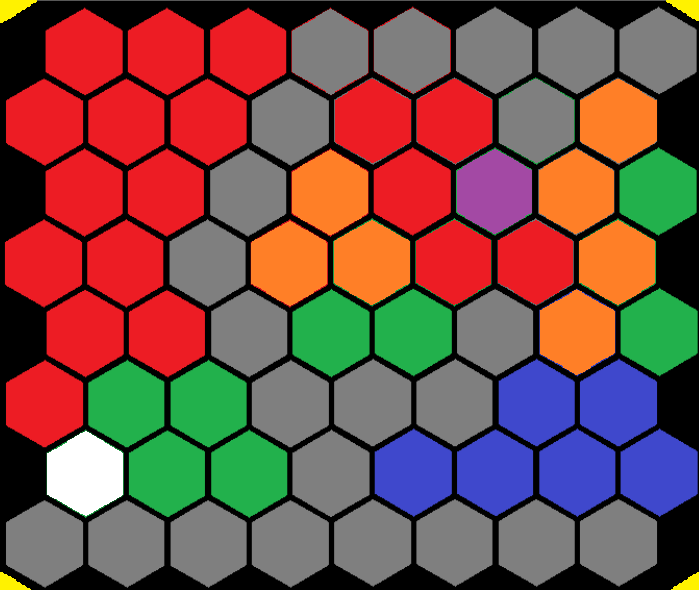
#> input picture prototyping/OpenCv/all_color_terrain.png, 699 x 590 px
$ python homography_automated.py   (older library calls are emulated)
#> lines starting #> are read from the running program, lines starting #| are printed output that depends on the picture; after the words box and inside, x2 and y2 are one past the last pixel; in counts of white or black regions, pixels touching at a corner belong together
### prototyping/OpenCv/four_corners.py
# USAGE
# python detect_shapes.py --image shapes_and_colors.png

# import the necessary packages
from pyimagesearch.shapedetector import ShapeDetector
import imutils
import numpy as np
import cv2


def four_points(image):


    four = {}
    four['points'] = []
    four_corners = []

    # load the image and resize it to a smaller factor so that
    # the shapes can be approximated better
    resized = imutils.resize(image, width=300)
    ratio = image.shape[0] / float(resized.shape[0])

    # convert the resized image to grayscale, blur it slightly,
    # and threshold it
    gray = cv2.cvtColor(resized, cv2.COLOR_BGR2GRAY)
    blurred = cv2.GaussianBlur(gray, (5, 5), 0)
    thresh = cv2.threshold(blurred, 60, 255, cv2.THRESH_BINARY)[1]

    # find contours in the thresholded image and initialize the
    # shape detector

    cnts = cv2.findContours(thresh.copy(), cv2.RETR_EXTERNAL,
                         cv2.CHAIN_APPROX_SIMPLE)
    cnts = cnts[0] if imutils.is_cv2() else cnts[1]
    sd = ShapeDetector()

    #    loop over the contours
    for c in cnts:
        # compute the center of the contour, then detect the name of the
        # shape using only the contour
        M = cv2.moments(c)
        cX = int((M["m10"] / M["m00"]) * ratio)
        cY = int((M["m01"] / M["m00"]) * ratio)
        shape = sd.detect(c)
        if shape == "triangle":
            # multiply the contour (x, y)-coordinates by the resize ratio,
            # then draw the contours and the name of the shape on the image
            c = c.astype("float")
            c *= ratio
            c = c.astype("int")
            px = image[cY, cX]
            # print(px)

            cv2.drawContours(image, [c], -1, (0, 255, 0), 2)
            cv2.circle(image, (cX, cY), 7, (255, 255, 255), -1)
            cv2.putText(image, shape, (cX, cY), cv2.FONT_HERSHEY_SIMPLEX,
                    0.5, (255, 255, 255), 2)
            # print(cX, cY)

            if len(four_corners) < 4:
                four_corners.append([cX, cY])

                print(four_corners)
                cv2.imshow("Image", image)
            cv2.waitKey(0)

    # show the output image
    four_corners.reverse()
    four['points'] = four_corners
    four = np.vstack(four['points']).astype(float)
    print(four)
    return four

### prototyping/OpenCv/pyimagesearch/shapedetector.py
# import the necessary packages
import cv2


class ShapeDetector:
    def __init__(self):
        pass

    def detect(self, c):
        # initialize the shape name and approximate the contour
        shape = "unidentified"
        peri = cv2.arcLength(c, True)
        approx = cv2.approxPolyDP(c, 0.04 * peri, True)

        # if the shape is a triangle, it will have 3 vertices
        if len(approx) == 3:
            shape = "triangle"

        # if the shape has 4 vertices, it is either a square or
        # a rectangle
        elif len(approx) == 4:
            # compute the bounding box of the contour and use the
            # bounding box to compute the aspect ratio
            (x, y, w, h) = cv2.boundingRect(approx)
            ar = w / float(h)

            # a square will have an aspect ratio that is approximately
            # equal to one, otherwise, the shape is a rectangle
            shape = "square" if ar >= 0.95 and ar <= 1.05 else "rectangle"

        # if the shape is a pentagon, it will have 5 vertices
        elif len(approx) == 5:
            shape = "pentagon"
        # if the shape is a hexagon, it will have 6 vertices
        elif len(approx) == 6:
            shape = "hexagon"
        # otherwise, we assume the shape is a circle
        else:
            shape = "circle"

        # return the name of the shape
        return shape

### prototyping/OpenCv/get_attributes.py
from pyimagesearch.shapedetector import ShapeDetector
import imutils
import numpy as np
import cv2
from get_coordinate import get_coordinate
from get_rgbcolor import get_rgbcolor
from coordinate_checklist import coordinate_checklist
from get_missing_terrain import get_missing_terrain
from robot_tracking import find_robot_orientation
from robot_distance_incorrect import robot_distance_incorrect


def get_attributes(image):
    number_of_hexagons = 0
    hexagon_attributes = {}
    robot_tracking = {}
    hexagon_pixel_values = []
    robot_actual_location = []
    hexagon_attributes['color'] = []
    hexagon_attributes['coordinate'] = []
    hexagon_attributes['robot distance incorrect'] = []
    hexagon_attributes['robot orientation'] = []
    pixel_hsv = []
    pixel_hsv_averages = []
    coordinate_check = []

    resized = imutils.resize(image, width=300)
    ratio = image.shape[0] / float(resized.shape[0])

    # convert the resized image to grayscale, blur it slightly,
    # and threshold it
    gray = cv2.cvtColor(resized, cv2.COLOR_BGR2GRAY)
    blurred = cv2.GaussianBlur(gray, (5, 5), 0)
    thresh = cv2.threshold(blurred, 60, 255, cv2.THRESH_BINARY)[1]
    cnts = cv2.findContours(thresh.copy(), cv2.RETR_EXTERNAL,
                         cv2.CHAIN_APPROX_SIMPLE)
    cnts = cnts[0] if imutils.is_cv2() else cnts[1]
    sd = ShapeDetector()

    #    loop over the contours
    for c in cnts:
        # compute the center of the contour, then detect the name of the
        # shape using only the contour
        M = cv2.moments(c)
        if M["m10"] == 0:
            M["m10"] = M["m10"]+1
        if M["m00"] == 0:
            M["m00"] = M["m00"]+1

        cX = int((M["m10"] / M["m00"]) * ratio)
        cY = int((M["m01"] / M["m00"]) * ratio)
        shape = sd.detect(c)
        if shape == "hexagon":
            # multiply the contour (x, y)-coordinates by the resize ratio,
            # then draw the contours and the name of the shape on the image
            c = c.astype("float")
            c *= ratio
            c = c.astype("int")
            px = [cY, cX]
            # print(px)
            pixel_hsv = []
            for i in range(0, 3):
                for k in range(0, 3):
                    pixel = image[cY + i, cX + k]
                    pixel_hsv.insert(i + k, pixel)
                    # print(pixel)

            # calculate the average H, S, and V values for each hexagon tile
            average_hsv = np.mean(pixel_hsv, axis=0)
            pixel_hsv_averages.append(np.mean(pixel_hsv, axis=0))
            # print(np.mean(pixel_hsv, axis=0))
            # print(pixel_hsv_averages)
            # return all of the hexagon attributes from called functions
            hexagon_attributes['color'].append(get_rgbcolor(average_hsv))
            hexagon_pixel_values.append(px)
            hexagon_attributes['coordinate'].append(get_coordinate(px))


            cv2.drawContours(image, [c], -1, (0, 255, 0), 2)
            # cv2.circle(image, (cX, cY), 7, (255, 255, 255), -1)
            # cv2.putText(image, shape, (cX, cY), cv2.FONT_HERSHEY_SIMPLEX,
             #           0.5, (255, 255, 255), 2)
            number_of_hexagons = number_of_hexagons + 1

         # show the output image
        cv2.imshow("Image", image)
        cv2.waitKey(0)
    # find the robot orientation and direction of travel
    robot_attributes = find_robot_orientation(image)
    robot_actual_location = robot_attributes[1]
    angle = robot_attributes[0]
    hexagon_attributes['robot orientation'] = angle
    robot_distance_movement = robot_distance_incorrect(robot_actual_location, hexagon_pixel_values)
    hexagon_attributes['robot distance incorrect'] = robot_distance_movement
    # find any tiles that were not found by the vision system and set them to unpassable
    coordinate_check = coordinate_checklist()
    hexagon_attributes = get_missing_terrain(hexagon_attributes, coordinate_check)
    # hexagon_attributes = dict(zip(coordinate,color))
    # print(hexagon_attributes)
    return hexagon_attributes

### prototyping/OpenCv/robot_tracking.py
import imutils
import cv2
import numpy as np
import math
from math import sqrt

def find_robot_orientation(image):
    robot = {}
    robot['angle'] = []
    robot['direction'] = []
    robotLower = (139, 227, 196)
    robotUpper = (255, 255, 255)
    distances = []
    # img = cv2.imread('all_color_terrain_with_robot.png')
    hsv = cv2.cvtColor(image, cv2.COLOR_BGR2HSV)
    mask = cv2.inRange(hsv, robotLower, robotUpper)
    mask = cv2.erode(mask, None, iterations=2)
    mask = cv2.dilate(mask, None, iterations=2)
    # find contours in the mask and initialize the current
    # (x, y) center of the ball
    # find contours in thresholded image, then grab the largest
    # one
    cnts = cv2.findContours(mask.copy(), cv2.RETR_EXTERNAL,
                            cv2.CHAIN_APPROX_SIMPLE)
    cnts = cnts[0] if imutils.is_cv2() else cnts[1]
    c = max(cnts, key=cv2.contourArea)
    M = cv2.moments(c)

    cx = int(M['m10'] / M['m00'])
    cy = int(M['m01'] / M['m00'])
    # determine the most extreme points along the contour
    extLeft = tuple(c[c[:, :, 0].argmin()][0])
    extRight = tuple(c[c[:, :, 0].argmax()][0])
    extTop = tuple(c[c[:, :, 1].argmin()][0])
    extBot = tuple(c[c[:, :, 1].argmax()][0])
    print(extBot, extLeft, extRight, extTop, (cx, cy))
    # Take care of the extra point, because there are only 3 sides,
    # the distance max will be flawed of far point is 2 points (ie bottom and right)
    if abs(extLeft[0] - extRight[0]) < 10 and abs(extLeft[1] - extRight[1]) < 10:
        extRight = (cx, cy)
    if abs(extLeft[0] - extTop[0]) < 10 and abs(extLeft[1] - extTop[1]) < 10:
        extTop = (cx, cy)
    if abs(extLeft[0] - extBot[0]) < 10 and abs(extLeft[1] - extBot[1]) < 10:
        extBot = (cx, cy)
    if abs(extBot[0] - extRight[0]) < 10 and abs(extBot[1] - extRight[1]) < 10:
        extRight = (cx, cy)
    if abs(extTop[0] - extRight[0]) < 10 and abs(extTop[1] - extRight[1]) < 10:
        extRight = (cx, cy)

    # draw the outline of the object, then draw each of the
    # extreme points, where the left-most is red, right-most
    # is green, top-most is blue, and bottom-most is teal
    cv2.drawContours(image, [c], -1, (0, 255, 255), 2)
    cv2.circle(image, (cx, cy), 7, (255, 0, 255), -1)
    cv2.circle(image, extLeft, 6, (0, 0, 255), -1)
    cv2.circle(image, extRight, 6, (0, 255, 0), -1)
    cv2.circle(image, extTop, 6, (255, 0, 0), -1)
    cv2.circle(image, extBot, 6, (255, 255, 0), -1)

    # create list of extreme points
    extreme_points = (extLeft, extRight, extTop, extBot)
    for i in range(0, len(extreme_points)):
        dist = sqrt((extreme_points[i][0] - extLeft[0]) ** 2 +
                    (extreme_points[i][1] - extLeft[1]) ** 2 +
                    (extreme_points[i][0] - extRight[0]) ** 2 +
                    (extreme_points[i][1] - extRight[1]) ** 2 +
                    (extreme_points[i][0] - extBot[0]) ** 2 +
                    (extreme_points[i][1] - extBot[1]) ** 2 +
                    (extreme_points[i][0] - extTop[0]) ** 2 +
                    (extreme_points[i][1] - extTop[1]) ** 2)

        distances += [dist]
    index_min = np.argmax(distances)
    print(distances)
    top_triangle = (extreme_points[index_min])
    print(top_triangle)
    center = (cx, cy)
    # Create vector containing the top of the isosceles triangle
    # and the center of the contour that was found
    centerline_points = [center, top_triangle]
    # draw a line through the triangle in the direction of the robot motion
    rows, cols = image.shape[:2]
    [vx, vy, x, y] = cv2.fitLine(np.float32(centerline_points), cv2.DIST_L2, 0, 0.01, 0.01)
    lefty = int((-x * vy / vx) + y)
    righty = int(((cols - x) * vy / vx) + y)
    cv2.line(image, (cols - 1, righty), (0, lefty), (0, 255, 0), 2)
    # find the angle of the robot
    rad = math.atan2(vx, vy)
    angle = math.degrees(rad)
    '''
    # fix the angle such that the tip pointing up is 0deg,
    # movement to the right of that is +deg
    # movement to the left is -deg
    # angle measurements are from -180:180
    '''
    if top_triangle[0] < center[0]:
        angle = -angle
    if top_triangle[0] > center[0]:
        angle = 180 - angle
    angle = round(angle)
    print(angle)

    cv2.putText(image, str(angle), (int(cx) - 50, int(cy) - 50), cv2.FONT_HERSHEY_DUPLEX, 0.8, (255, 255, 255), 2,
                cv2.LINE_AA)
    # show the output image
    cv2.imshow("Image", image)
    cv2.waitKey(0)
    return angle, center


'''
k = cv2.waitKey(0)
if k == 27:  # wait for ESC key to exit
    cv2.destroyAllWindows()
elif k == ord('s'):  # wait for 's' key to save and exit
    cv2.imwrite('messigray.png', img)
    cv2.destroyAllWindows()
'''

### prototyping/OpenCv/homography_automated.py
import cv2
import numpy as np
from four_corners import four_points
from get_attributes import get_attributes
import json
import imutils
import os


def automated_homography(input_image=None):
    if input_image is None:
        im_src = cv2.imread('all_color_terrain.png')
#> im_src is the input picture: shape (590, 699, 3); mean B, G, R 73.9, 79.6, 121.9
    else:
        im_src = cv2.imread(input_image)
    final_attributes = []
    # Destination image
    size = (600, 500, 3)

    im_dst = np.zeros(size, np.uint8)

    pts_dst = np.array(
        [
            [0, 0],
            [size[0] - 1, 0],
            [size[0] - 1, size[1] - 1],
            [0, size[1] - 1]
        ], dtype=float
    )

    # Show image and wait for 4 clicks.
    cv2.imshow("Image", im_src)
    pts_src = four_points(im_src)
#> in four_points, `resized = imutils.resize(image, width=300)`:
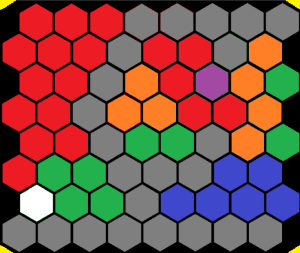
#> resized: shape (253, 300, 3); mean B, G, R 73.9, 79.6, 121.8
#> in four_points, `gray = cv2.cvtColor(resized, cv2.COLOR_BGR2GRAY)`:
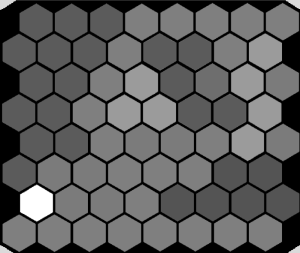
#> gray: shape (253, 300); min 0, max 255, mean 91.5
#> in four_points, `blurred = cv2.GaussianBlur(gray, (5, 5), 0)`:
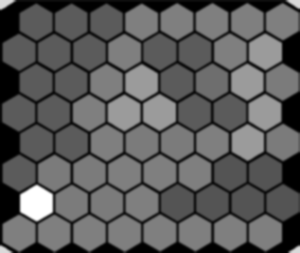
#> blurred: shape (253, 300); min 0, max 255, mean 91.5
#> in four_points, `thresh = cv2.threshold(blurred, 60, 255, cv2.THRESH_BINARY)[1]`:
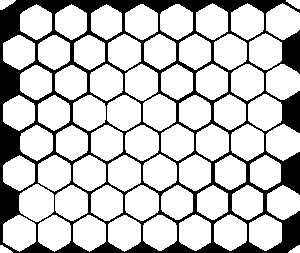
#> thresh: shape (253, 300); 76.5% white; 1 black region
#> in four_points, `cnts = cv2.findContours(thresh.copy(), cv2.RETR_EXTERNAL, cv2.CHAIN_AP..`: cnts = 68 contours; largest, box (x1, y1, x2, y2) and area: (19, 184, 54, 222) 957, (248, 94, 282, 131) 905, (107, 95, 141, 131) 898, (143, 94, 176, 131) 893, (143, 154, 177, 191) 892
#> the loop in four_points, `for c in cnts:` made 68 passes
#> (cX, cY, shape, peri in detect, approx in detect) on passes 1 to 2: (688, 581, 'triangle', 31.9, [[299, 245], [288, 252], [299, 252]]), (9, 581, 'triangle', 33.9, [[0, 245], [0, 252], [12, 252]])
#> (cX, cY) on passes 67 to 68: (686, 7), (12, 7)
#| [[688, 581]]
#| [[688, 581], [9, 581]]
#| [[688, 581], [9, 581], [686, 7]]
#| [[688, 581], [9, 581], [686, 7], [12, 7]]
#> after the loop in four_points, `for c in cnts:`:
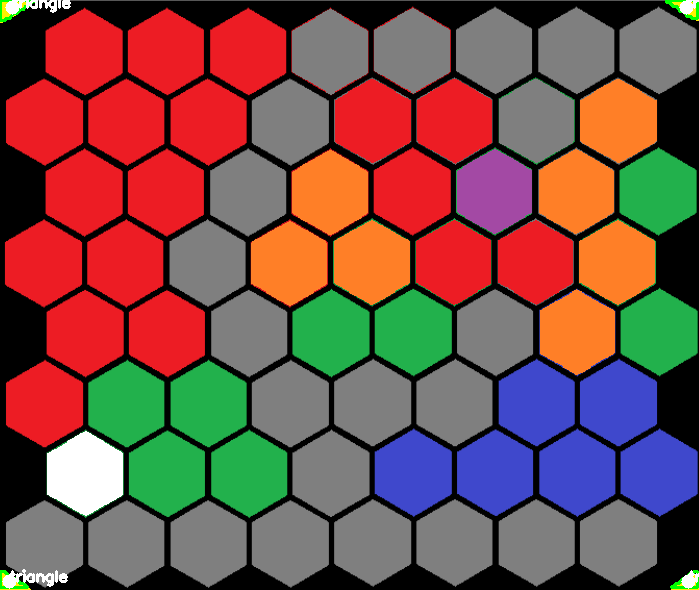
#> image: shape (590, 699, 3); 0.51% of pixels changed, all inside (x1, y1, x2, y2) = (0, 0, 699, 589)
#> after the loop in four_points, `for c in cnts:`: four_corners = [[688, 581], [9, 581], [686, 7], [12, 7]]
#> in four_points, `four = np.vstack(four['points']).astype(float)`: four = [[12, 7], [686, 7], [9, 581], [688, 581]]
#| [[ 12.   7.]
#|  [686.   7.]
#|  [  9. 581.]
#|  [688. 581.]]
#> pts_src = [[12, 7], [686, 7], [9, 581], [688, 581]]
    print(pts_src)
#| [[ 12.   7.]
#|  [686.   7.]
#|  [  9. 581.]
#|  [688. 581.]]
    print(pts_dst)
    # Calculate the homography
    h, status = cv2.findHomography(pts_src, pts_dst)
#> h = [[0.867, -1.02, -3.26], [-2.36e-19, -0.855, 5.98], [-9.01e-22, -0.00341, 1]]; status = [1, 1, 1, 1]
    # Warp source image to destination
    im_dst = cv2.warpPerspective(im_src, h, size[0:2])
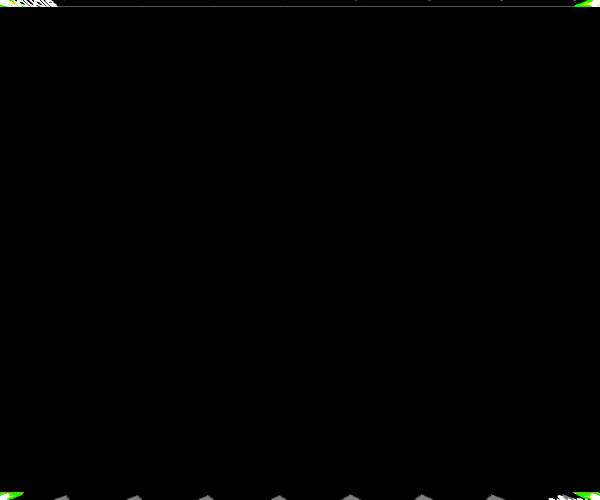
#> im_dst: shape (500, 600, 3); mean B, G, R 0.7, 1, 0.8
    # print(pts_src)

    attributes = get_attributes(im_dst)
#> in get_attributes, `thresh = cv2.threshold(blurred, 60, 255, cv2.THRESH_BINARY)[1]`:
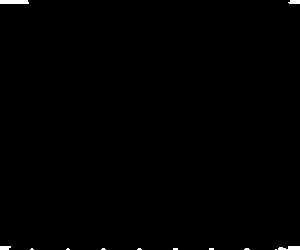
#> thresh: shape (250, 300); 0.44% white; 12 white regions (8 under 20 px)
#> in get_attributes, `cnts = cv2.findContours(thresh.copy(), cv2.RETR_EXTERNAL, cv2.CHAIN_AP..`: cnts = 12 contours, 8 with area under 20; largest, box (x1, y1, x2, y2) and area: (0, 0, 29, 4) 82, (278, 246, 300, 250) 45, (288, 0, 300, 4) 29, (0, 246, 11, 250) 26
#> the loop in get_attributes, `for c in cnts:` made 12 passes
#> (c, cX, cY, shape, peri in detect, approx in detect, x in detect, y in detect) on passes 2, 5, 6, 7, 8: ([[245, 248], [244, 249], [249, 249], [248, 248]], 493, 497, 'rectangle', 10.83, [[244, 249], [249, 249], [248, 248], [245, 248]], 244, 248), ([[138, 248], [137, 249], [141, 249], [140, 248]], 278, 497, 'rectangle', 8.83, [[137, 249], [141, 249], [140, 248], [138, 248]], 137, 248), ([[102, 248], [101, 249], [105, 249], [104, 248]], 206, 497, 'rectangle', 8.83, [[101, 249], [105, 249], [104, 248], [102, 248]], 101, 248), ([[67, 248], [66, 249], [69, 249], [68, 248]], 135, 497, 'rectangle', 6.83, [[66, 249], [69, 249], [68, 248], [67, 248]], 66, 248), ([[31, 248], [30, 249], [33, 249], [32, 248]], 63, 497, 'rectangle', 6.83, [[30, 249], [33, 249], [32, 248], [31, 248]], 30, 248)
#> (cX, cY, shape, peri in detect, approx in detect, x in detect, y in detect, w in detect) on passes 3, 4, 10, 11, 12: (422, 497, 'rectangle', 10, [[209, 248], [209, 249], [213, 249], [213, 248]], 209, 248, 5), (350, 497, 'rectangle', 10, [[173, 248], [173, 249], [177, 249], [177, 248]], 173, 248, 5), (8, 494, 'rectangle', 25.41, [[0, 249], [8, 249], [10, 246], [0, 246]], 0, 246, 11), (588, 3, 'rectangle', 26.83, [[288, 2], [299, 3], [299, 0], [290, 0]], 288, 0, 12), (27, 3, 'rectangle', 61.41, [[0, 0], [0, 3], [28, 3], [27, 0]], 0, 0, 29)
#> after the loop in get_attributes, `for c in cnts:`: hexagon_pixel_values = []; number_of_hexagons = 0; pixel_hsv_averages = []
#> in find_robot_orientation, `hsv = cv2.cvtColor(image, cv2.COLOR_BGR2HSV)`: hsv: shape (500, 600, 3); mean H, S, V 0.1, 0.3, 1
#> in find_robot_orientation, `mask = cv2.inRange(hsv, robotLower, robotUpper)`: mask: shape (500, 600); every value is 0
#> in find_robot_orientation, `cnts = cv2.findContours(mask.copy(), cv2.RETR_EXTERNAL, cv2.CHAIN_APPR..`: cnts = 0 contours
#> in find_robot_orientation, `cnts = cnts[0] if imutils.is_cv2() else cnts[1]`: cnts = []
    print(pts_dst)
    # with attributes as outfile:

    # Show output

    cv2.imshow("Image", im_dst)

    with open('terrain.txt', 'w') as outfile:
        json_str = json.dump(attributes, outfile)

    print(json_str)


    cv2.waitKey(0)
    return os.path.abspath('terrain.txt')

if __name__ == '__main__':


    # Read in the image.
#> (the run stopped early here; a loop or call above may not have finished)

$ run again, with prototyping/OpenCv/hex_t.PNG copied over prototyping/OpenCv/all_color_terrain.png
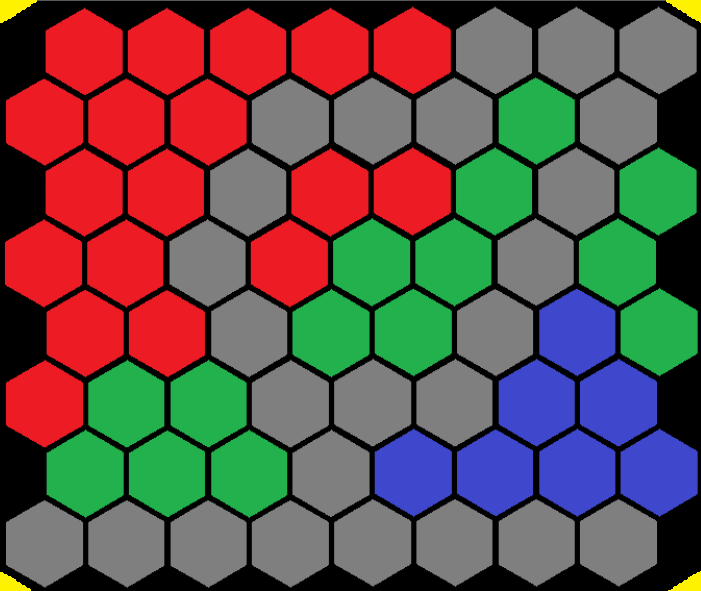
#> input picture prototyping/OpenCv/hex_t.PNG, 701 x 591 px
#> in automated_homography, im_src is the input picture: shape (591, 701, 3); mean B, G, R 76.1, 81.3, 101.8
#> in four_points, `thresh = cv2.threshold(blurred, 60, 255, cv2.THRESH_BINARY)[1]`:
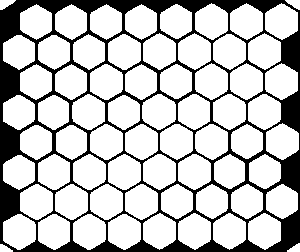
#> thresh: shape (252, 300); 75.9% white; 1 black region
#> in four_points, `cnts = cv2.findContours(thresh.copy(), cv2.RETR_EXTERNAL, cv2.CHAIN_AP..`: cnts = 68 contours; largest, box (x1, y1, x2, y2) and area: (142, 94, 176, 130) 880, (230, 63, 263, 100) 871, (248, 213, 281, 250) 870, (108, 154, 141, 190) 870, (3, 214, 36, 250) 870
#> the loop in four_points, `for c in cnts:` made 68 passes
#> (cX, cY, shape, peri in detect, approx in detect) on passes 1 to 2: (10, 582, 'triangle', 34.49, [[0, 244], [0, 251], [12, 251]]), (691, 581, 'triangle', 35.9, [[299, 243], [287, 251], [299, 251]])
#> (printed output is left out)
#> after the loop in four_points, `for c in cnts:`: four_corners = [[10, 582], [691, 581], [689, 7], [12, 7]]
#> four = [[12, 7], [689, 7], [691, 581], [10, 582]]
#| [[ 12.   7.]
#|  [689.   7.]
#|  [691. 581.]
#|  [ 10. 582.]]
#| [[ 12.   7.]
#|  [689.   7.]
#|  [691. 581.]
#|  [ 10. 582.]]
#> in automated_homography, `h, status = cv2.findHomography(pts_src, pts_dst)`: h = [[0.883, 0.00307, -10.62], [-7.8e-19, 0.873, -6.11], [-2.55e-06, 1.03e-05, 1]]; status = [1, 1, 1, 1]
#> in get_attributes, `cnts = cv2.findContours(thresh.copy(), cv2.RETR_EXTERNAL, cv2.CHAIN_AP..`: cnts = 69 contours, 5 with area under 20; largest, box (x1, y1, x2, y2) and area: (142, 31, 177, 68) 928, (250, 93, 285, 130) 928, (142, 154, 177, 191) 926, (251, 31, 285, 68) 916, (196, 0, 230, 38) 914
#> the loop in get_attributes, `for c in cnts:` made 69 passes
#> (cX, cY, shape, peri in detect, px, average_hsv) on passes 2, 3, 4, 5, 7, 8: (534, 464, 'hexagon', 115.8, [464, 534], [127, 127, 127]), (245, 465, 'hexagon', 115.3, [465, 245], [127, 127, 127]), (173, 465, 'hexagon', 114.7, [465, 173], [127, 127, 127]), (101, 464, 'hexagon', 114.1, [464, 101], [127, 127, 127]), (462, 464, 'hexagon', 115.3, [464, 462], [127, 127, 127]), (390, 464, 'hexagon', 114.7, [464, 390], [127, 127, 127])
#> after the loop in get_attributes, `for c in cnts:`:
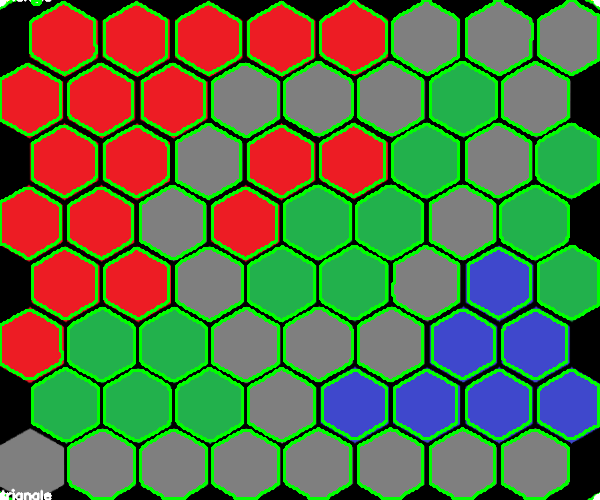
#> image: shape (500, 600, 3); mean B, G, R 68, 112, 89.3
#> hsv: shape (500, 600, 3); mean H, S, V 64.1, 130.1, 160.9
#> mask: shape (500, 600); every value is 0
